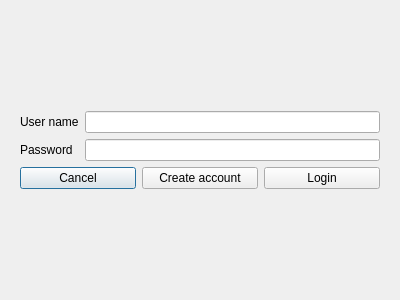
<?xml version="1.0" encoding="UTF-8"?>
<ui version="4.0">
 <class>app_login</class>
 <widget class="QDialog" name="app_login">
  <property name="geometry">
   <rect>
    <x>0</x>
    <y>0</y>
    <width>400</width>
    <height>300</height>
   </rect>
  </property>
  <property name="windowTitle">
   <string>Dialog</string>
  </property>
  <layout class="QVBoxLayout" name="verticalLayout">
   <item>
    <widget class="QStackedWidget" name="stackedWidget">
     <property name="currentIndex">
      <number>0</number>
     </property>
     <widget class="QWidget" name="page">
      <layout class="QVBoxLayout" name="verticalLayout_5">
       <item>
        <layout class="QVBoxLayout" name="verticalLayout_4">
         <item>
          <layout class="QHBoxLayout" name="horizontalLayout">
           <item>
            <layout class="QVBoxLayout" name="verticalLayout_2">
             <item>
              <widget class="QLabel" name="label">
               <property name="text">
                <string>User name</string>
               </property>
              </widget>
             </item>
             <item>
              <widget class="QLabel" name="label_2">
               <property name="text">
                <string>Password</string>
               </property>
              </widget>
             </item>
            </layout>
           </item>
           <item>
            <layout class="QVBoxLayout" name="verticalLayout_3">
             <item>
              <widget class="QLineEdit" name="lineEdit"/>
             </item>
             <item>
              <widget class="QLineEdit" name="lineEdit_2"/>
             </item>
            </layout>
           </item>
          </layout>
         </item>
         <item>
          <layout class="QHBoxLayout" name="horizontalLayout_2">
           <item>
            <widget class="QPushButton" name="pushButton_3">
             <property name="text">
              <string>Cancel</string>
             </property>
            </widget>
           </item>
           <item>
            <widget class="QPushButton" name="pushButton_2">
             <property name="text">
              <string>Create account</string>
             </property>
            </widget>
           </item>
           <item>
            <widget class="QPushButton" name="pushButton">
             <property name="text">
              <string>Login</string>
             </property>
            </widget>
           </item>
          </layout>
         </item>
        </layout>
       </item>
      </layout>
     </widget>
     <widget class="QWidget" name="page_2">
      <layout class="QVBoxLayout" name="verticalLayout_9">
       <item>
        <layout class="QVBoxLayout" name="verticalLayout_8">
         <item>
          <layout class="QHBoxLayout" name="horizontalLayout_4">
           <item>
            <layout class="QVBoxLayout" name="verticalLayout_6">
             <item>
              <widget class="QLabel" name="label_3">
               <property name="text">
                <string>User name</string>
               </property>
              </widget>
             </item>
             <item>
              <widget class="QLabel" name="label_4">
               <property name="text">
                <string>Password</string>
               </property>
              </widget>
             </item>
             <item>
              <widget class="QLabel" name="label_5">
               <property name="text">
                <string>Password confirmation</string>
               </property>
              </widget>
             </item>
            </layout>
           </item>
           <item>
            <layout class="QVBoxLayout" name="verticalLayout_7">
             <item>
              <widget class="QLineEdit" name="lineEdit_3"/>
             </item>
             <item>
              <widget class="QLineEdit" name="lineEdit_4"/>
             </item>
             <item>
              <widget class="QLineEdit" name="lineEdit_5"/>
             </item>
            </layout>
           </item>
          </layout>
         </item>
         <item>
          <layout class="QHBoxLayout" name="horizontalLayout_3">
           <item>
            <widget class="QPushButton" name="pushButton_5">
             <property name="text">
              <string>Cancel</string>
             </property>
            </widget>
           </item>
           <item>
            <widget class="QPushButton" name="pushButton_4">
             <property name="text">
              <string>Create account</string>
             </property>
            </widget>
           </item>
          </layout>
         </item>
        </layout>
       </item>
      </layout>
     </widget>
    </widget>
   </item>
  </layout>
 </widget>
 <resources/>
 <connections/>
</ui>
